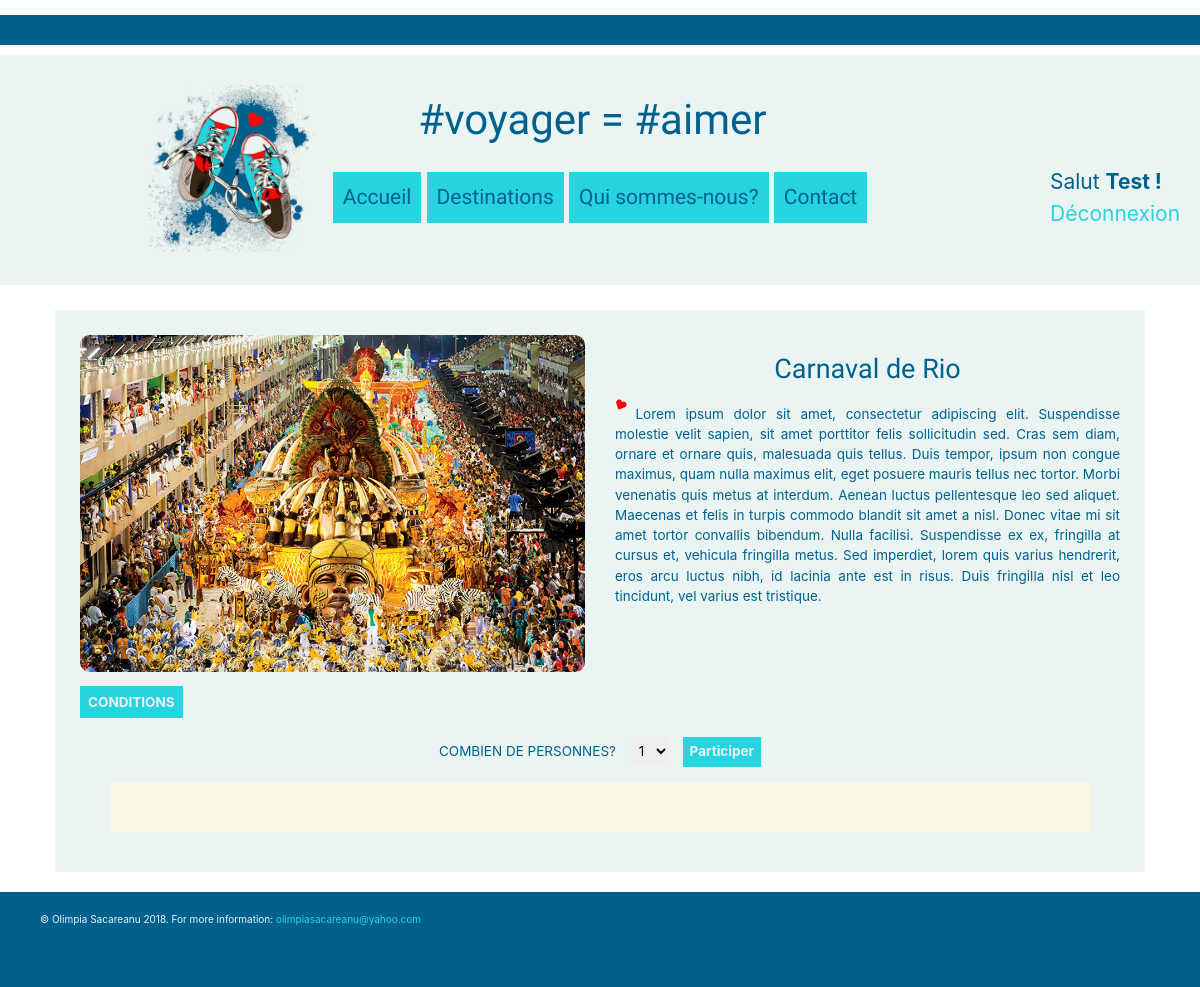
Page /destination.php?id=3 (signed in) on the committed database.
### tables this page shows
CREATE TABLE IF NOT EXISTS `destination` (
  `ID` int(11) NOT NULL AUTO_INCREMENT,
  `title` varchar(60) NOT NULL,
  `description` text NOT NULL,
  `category` varchar(60) NOT NULL,
  `picture` varchar(50) NOT NULL,
  `slider` varchar(50) NOT NULL,
  PRIMARY KEY (`ID`)
);

### destination.php (called while the page is built, shortened)
<?php
include "connection.php";
$query = $db->prepare('SELECT * FROM destination WHERE ID = ?');
$query->execute([
	$_GET['id']
]);
$destination = $query->fetch();
include "layout.phtml";

### destination.phtml (the view, shortened to what this page needs)
<div class="destination-container">
	<article>
		<div class="row">
			<div class="col-lg-6 col-sm-12">
				<img src="img/<?= $destination['picture'] ?>" alt="destination">
			</div>
			<div class="col-lg-6 col-sm-12">
				<h1><?= htmlspecialchars($destination['title']) ?></h1>
				<p><i class="fas fa-heart"></i> <?= htmlspecialchars($destination['description']) ?></p>
			</div>
		</div>
			<a  class='conditions' href='#'>CONDITIONS</a>
				<form action="" method='post'>
					<label for="persons">Combien de personnes?</label>
					<select name="persons" id="persons">
						<option value="1">1</option>
					</select>
					<button type="button" id='join' >Participer</button>
				</form>
				<form class="order" data-mode='change' >
						<div class="join">
						</div>
				</form>
	</article>
</div>

### main9.css (style rules this page uses)
html { font-size: 62.5%; }
a { text-decoration: none; color: #00618e; }
h1, h2 { font-family: Love Ya Like A Sister; }
.row img { width: 100%; }
.destination-container h1 { text-align:center; font-family: Love Ya Like A Sister; }
.destination-container p .fas { color: red; }
.destination-container .conditions { color: #28d3e0; }
.destination-container .join { background-color: #faf8e4; padding: 20px; margin:15px; }
@media screen and (min-width: 1024px) { img { border-radius: 10px; } }
@media screen and (min-width: 1024px) { p { text-align:justify; } }
@media screen and (min-width: 1024px) { .destination-container .conditions { color: #eaf4f3; } }
@media screen and (min-width: 1024px) { .destination-container { font-size: 0.9em; } }
@media screen and (min-width: 1024px) { .destination-container img { margin-bottom: 20px; } }
@media screen and (min-width: 1024px) { .destination-container a { text-decoration:none; background-color: #28d3e0; padding:8px; color: #eaf4f3; font-weight: bold; } }
@media screen and (min-width: 1024px) { .destination-container form { text-align: center; margin:0 15px; } }
@media screen and (min-width: 1024px) { .destination-container form label { text-transform: uppercase; } }
@media screen and (min-width: 1024px) { .destination-container form select { margin: 0 10px; padding:5px; border: none; } }
@media screen and (min-width: 1024px) { .destination-container button { color: #eaf4f3; border: none; padding:7px; background-color: #28d3e0; font-weight: bold; } }
@media screen and (min-width: 1024px) { .destination-container .join { font-size: 1.3em; margin: 15px; padding: 25px; } }
@media screen and (min-width: 1024px) { .destination-container p .fas { font-size: 0.8em; color: red; position: relative; top: -10px; -webkit-transform: rotate(25deg); -moz-transform: rotate(25deg); -o-transform: rotate(25deg); -ms-transform: rotate(25deg); transform: rotate(25deg); } }

### rows in the picture
destination: picture (picture), title "Carnaval de Rio", description "Lorem ipsum dolor sit amet, consectetur adipiscing elit. Suspendisse molestie velit sapien, sit amet porttitor felis sollicitudin sed. Cras sem diam, ornare et ornare quis, malesuada quis tellus. Duis tempor, ipsum non congue maximus, quam nulla maximus elit, eget posuere mauris tellus nec tortor. Morbi venenatis quis metus at interdum. Aenean luctus pellentesque leo sed aliquet. Maecenas et felis in turpis commodo blandit sit amet a nisl. Donec vitae mi sit amet tortor convallis bibendum. Nulla facilisi. Suspendisse ex ex, fringilla at cursus et, vehicula fringilla metus. Sed imperdiet, lorem quis varius hendrerit, eros arcu luctus nibh, id lacinia ante est in risus. Duis fringilla nisl et…"

### other values in the picture
$_SESSION['user']['firstName'] "Test"
